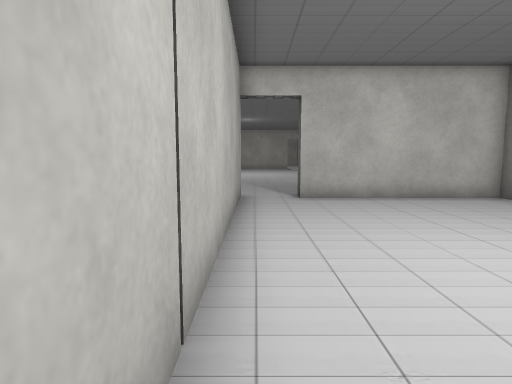
view 1 (above)

24 first-person views from a walk through a Unity game level. The camera is 1.2 m above the floor, tilts 6° down and sees 75° across. The floor is counted in squares, 1 m on a side. Each view is taken from the middle of a square. On the plan, view 1 faces up. The plan holds only what a view shows up to about 14 squares ahead; the rest is blank. The place goes on beyond the plan. The player character is not drawn. Some surface patterns are stand-ins.

view 2
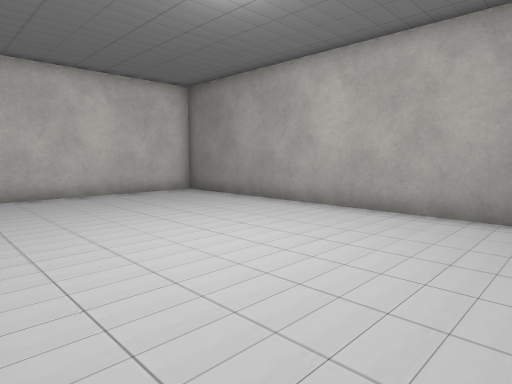

view 3
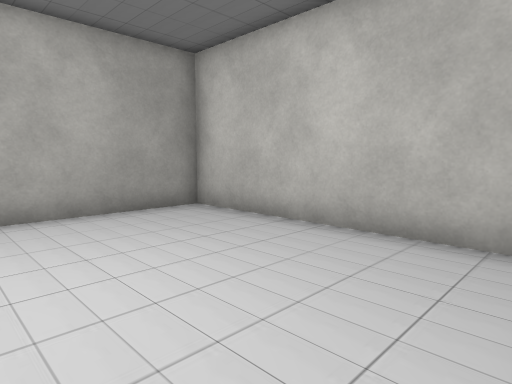

view 4
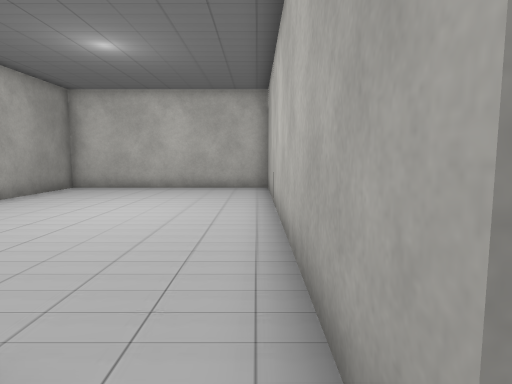

view 5
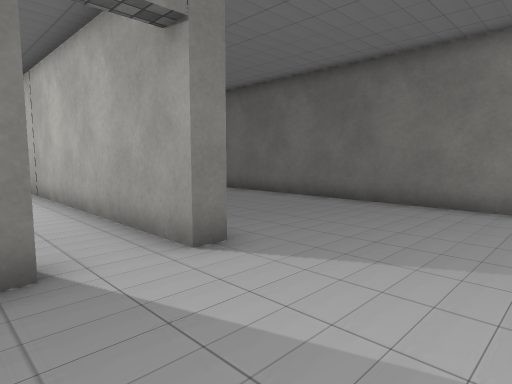

view 6
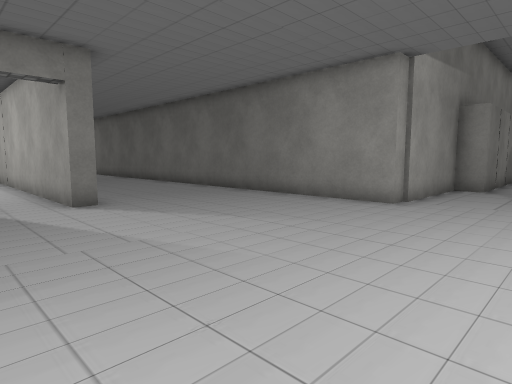

view 7
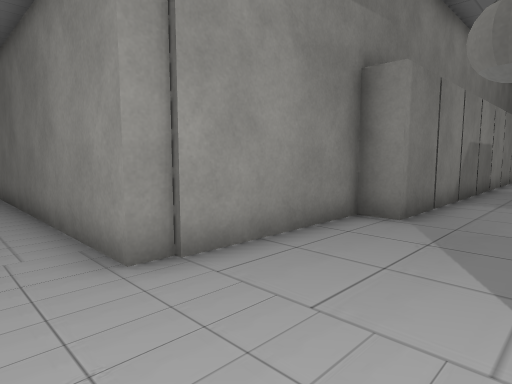

view 8
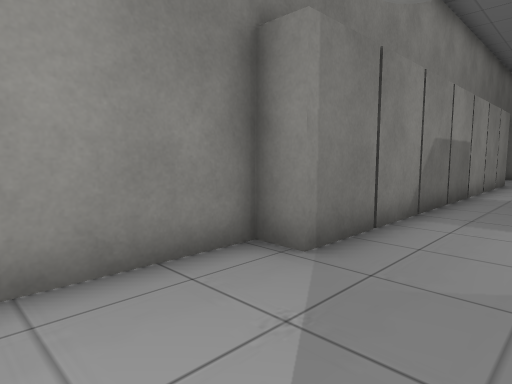

view 9
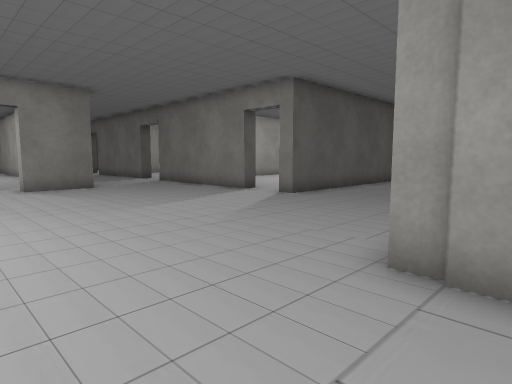

view 10
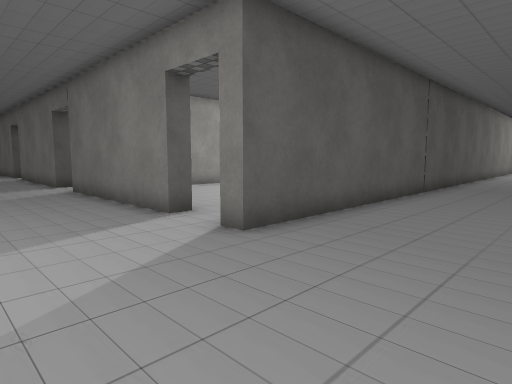

view 11
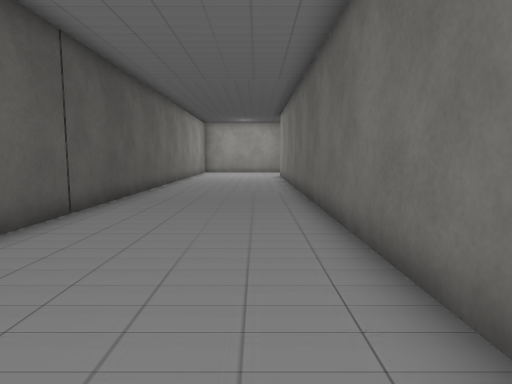

view 12
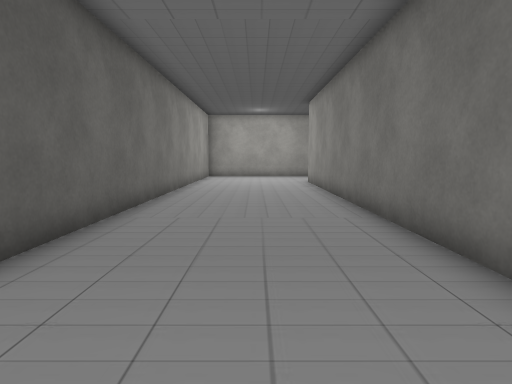

view 13
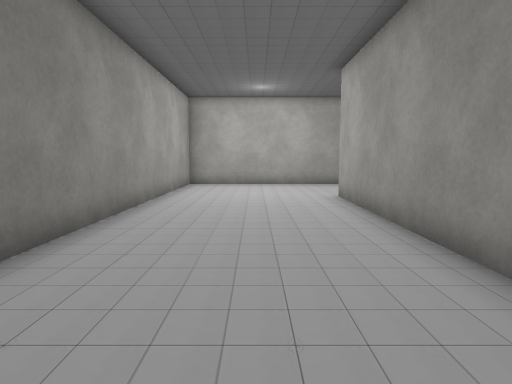

view 14
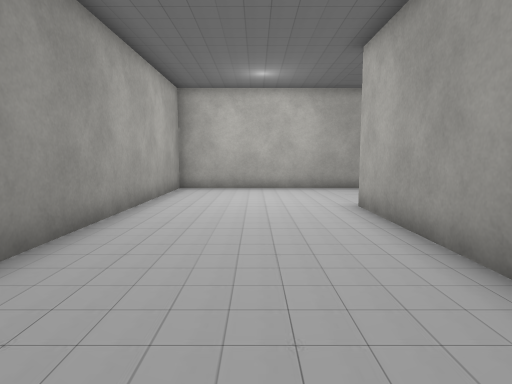

view 15
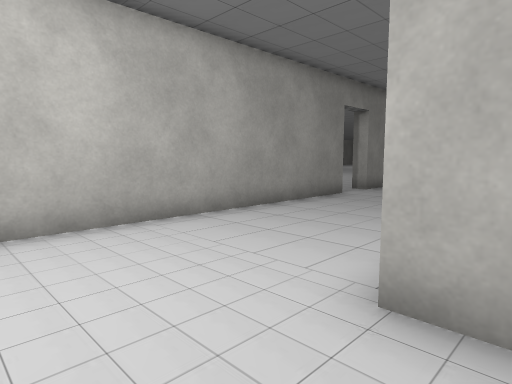

view 16
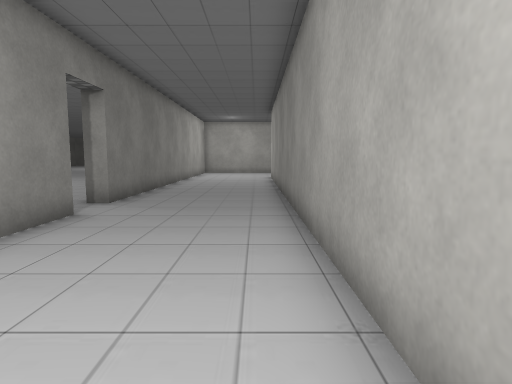

view 17
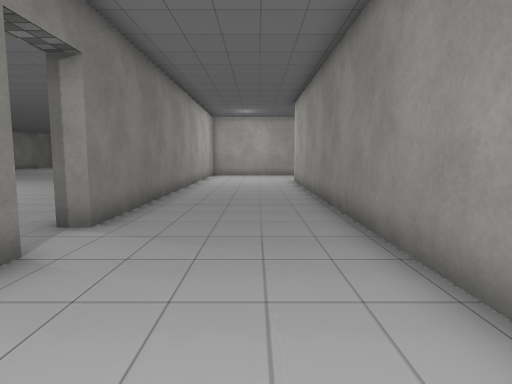

view 18
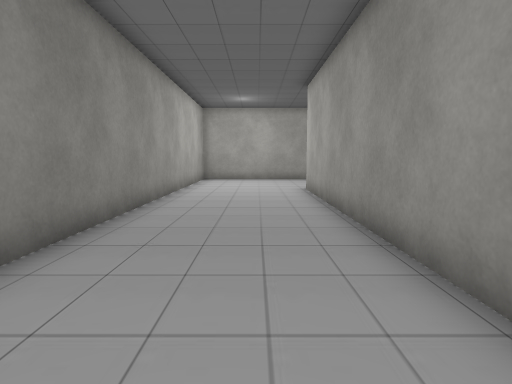

view 19
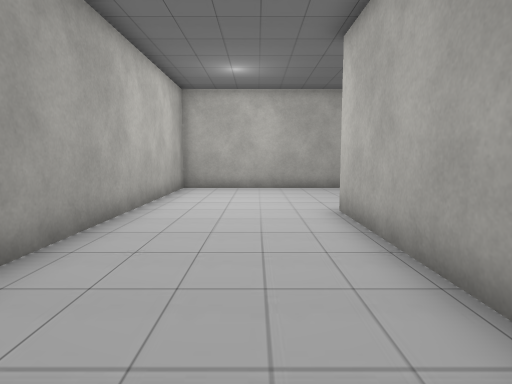

view 20
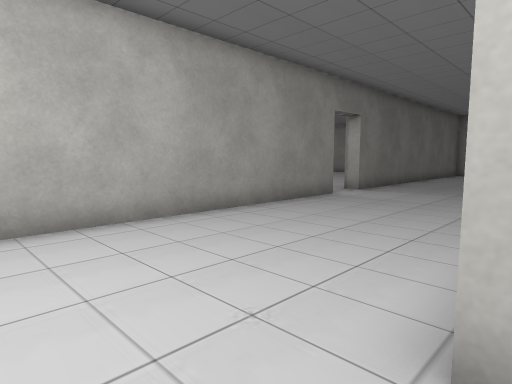

view 21
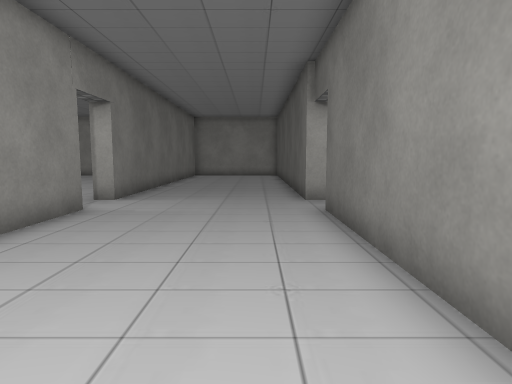

view 22
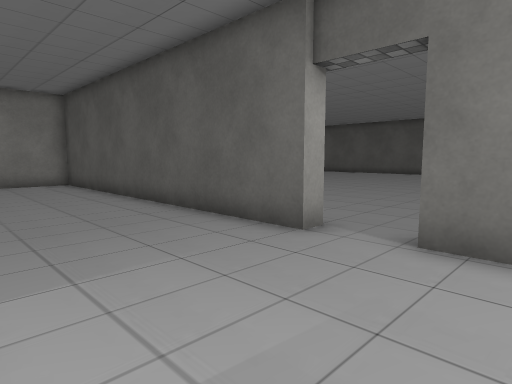

view 23
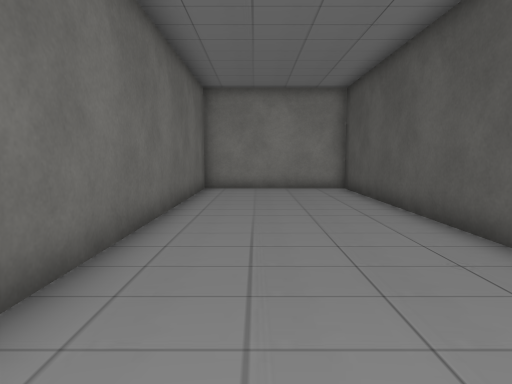

view 24
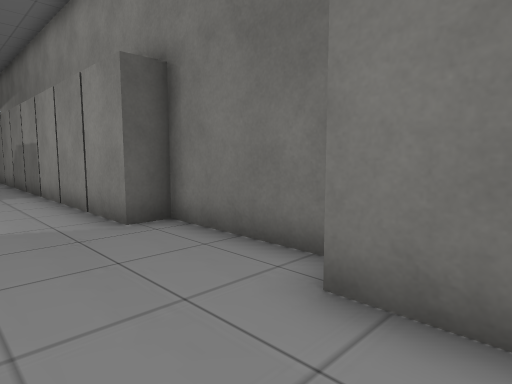

### Floor plan
Points are (right, up) in squares from view 1. A wall is a line through its corners. A room is listed if a view was taken in it or the views show most of it. See-through windows are left out.
Room 1 (views 1, 2, 3)
walls: (-0.5, 9.4) (-0.5, -2) (7.2, -2) (7.2, 9.7) (1.3, 9.7)
ways out: opening at (0.5, 10) to room 2
Room 2 (views 4, 5, 6, 7, 8, 9, 10, 11, 12, 13, 14, 15, 16, 17, 18, 19, 20, 21, 22, 23, 24)
walls: (1.3, 9.7) (1.3, 10.4) (7.5, 10.4); (-11.2, 15.6) (-6.5, 15.6) (-6.5, -12.2); (-8, -12.1) (-26.5, -12.1); (5.6, 14.2) (5.6, 16.6) (6.2, 16.6); (-26, -2.7) (-26.6, -2.7) (-26.6, 9.7) (-32, 9.7) (-32, -2.7) (-32.6, -2.7); (-14, -16.8) (-1.1, -16.8) (-1.1, 10.4) (-0.5, 10.4) (-0.5, 9.4); (-26.4, -10.1) (-26.4, -4.4); (-28.9, 15.6) (-25.8, 15.6); (-32, -4.4) (-32, -16.8) (-15.6, -16.8) (-15.6, -17.5)
ways out: opening at (0.5, 10) to room 1; opening at (-32, -3.5); opening at (-26, -3.5)
objects: block (-31, 16) to (-30, 16); block (-25, 16) to (-24, 16); block (-23, 16) to (-22, 16); block (-21, 16) to (-20, 16); block (-19, 16) to (-18, 16); block (-17, 16) to (-16, 16); block (-15, 16) to (-14, 16)

Where each view was taken, in squares from view 1:
view 1: 0 up, 0 right, facing up
view 2: 1 down, 0 right, facing up-right
view 3: 3 up, 0 right, facing down-right
view 4: 11 up, 0 right, facing down
view 5: 14 up, 2 right, facing down-left
view 6: 19 up, 2 right, facing down-left
view 7: 19 up, 5 left, facing down-left
view 8: 19 up, 8 left, facing down-left
view 9: 19 up, 8 left, facing down-right
view 10: 14 up, 5 left, facing down-right
view 11: 9 up, 5 left, facing down
view 12: 4 up, 4 left, facing down
view 13: 2 down, 4 left, facing down
view 14: 4 down, 4 left, facing down
view 15: 11 down, 4 left, facing down-left
view 16: 13 down, 7 left, facing left
view 17: 14 down, 10 left, facing left
view 18: 14 down, 14 left, facing left
view 19: 14 down, 19 left, facing left
view 20: 14 down, 26 left, facing up-left
view 21: 12 down, 28 left, facing up
view 22: 6 down, 31 left, facing up-right
view 23: 3 down, 30 left, facing up
view 24: 19 up, 31 left, facing down-right
